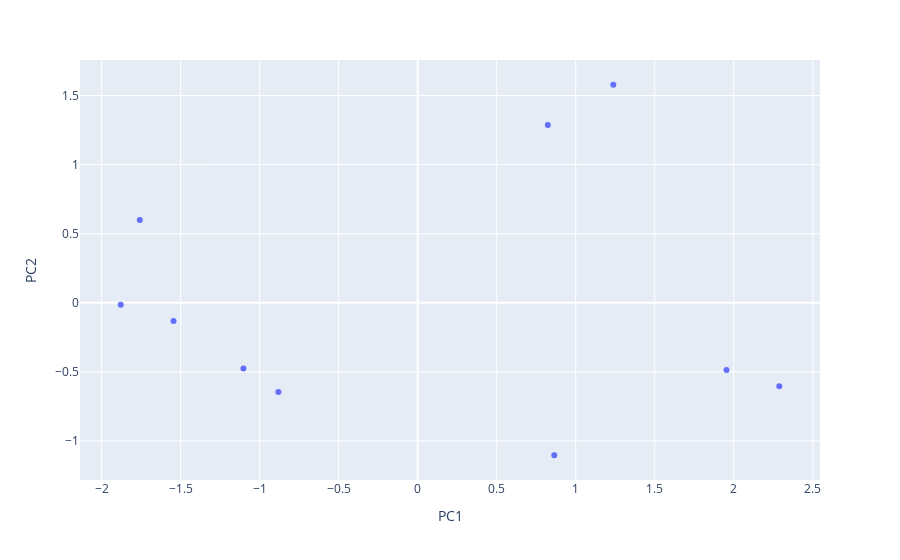

Notebook code cell kept with this figure:
### Code cell
principal_components = pca.fit_transform(PCA_data_numbers_rookie)
pca_dataFrame_new = pd.DataFrame(data=principal_components, columns=[f"PC{i+1}" for i in range(num_components)])
fig_2d = px.scatter(pca_dataFrame_new, x='PC1', y='PC2')
fig_2d.show()

### Figure 1 — Plotly figure (JSON) as saved in the notebook; plotly's stock layout.template omitted (floating-point values rounded to 4 significant figures)
{"data": [{"hovertemplate": "PC1=%{x}<br>PC2=%{y}<extra></extra>", "legendgroup": "", "marker": {"color": "#636efa", "symbol": "circle"}, "mode": "markers", "name": "", "orientation": "v", "showlegend": false, "type": "scatter", "x": [1.954, 2.288, -1.759, -0.8816, 0.8235, -1.545, 0.8642, -1.879, -1.103, 1.238], "xaxis": "x", "y": [-0.4864, -0.6037, 0.599, -0.6467, 1.286, -0.1323, -1.104, -0.01498, -0.4753, 1.578], "yaxis": "y"}], "layout": {"autosize": true, "legend": {"tracegroupgap": 0}, "margin": {"t": 60}, "xaxis": {"anchor": "y", "autorange": true, "domain": [0, 1], "range": [-2.131, 2.54], "title": {"text": "PC1"}, "type": "linear"}, "yaxis": {"anchor": "x", "autorange": true, "domain": [0, 1], "range": [-1.311, 1.786], "title": {"text": "PC2"}, "type": "linear"}}}
